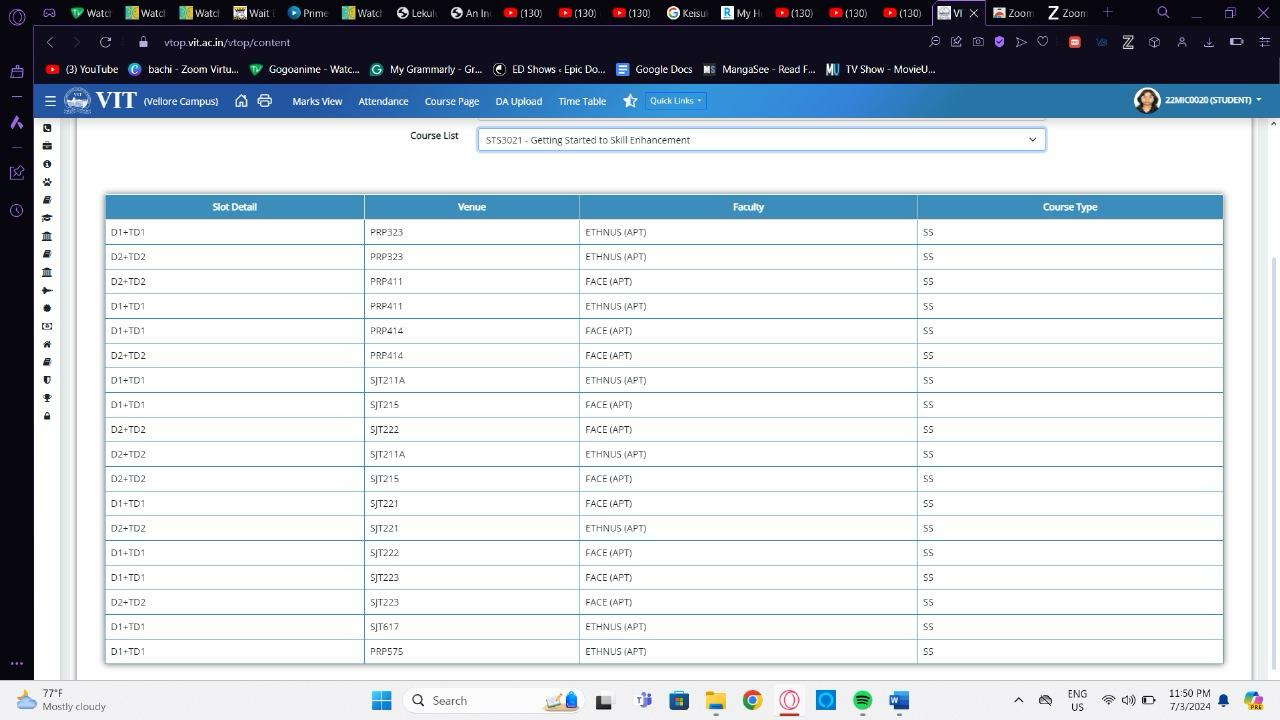
#> input picture backend/uploads/19.jpg, 1280 x 720 px, found by its file name
$ python utils.py
#> lines starting #> are read from the running program, lines starting #| are printed output that depends on the picture; after the words box and inside, x2 and y2 are one past the last pixel; in counts of white or black regions, pixels touching at a corner belong together
from dotenv import load_dotenv
import google.generativeai as genai
from PIL import Image, ImageEnhance
import textwrap
import os
import json
from pathlib import Path
import cv2
import numpy as np

TEMPLATE_IMAGE = Path("./assets/template.jpg")
OUTPUT_DIR = Path("./outputs")
INBETWEENS = Path("./assets/inbetweens")
HIGH_CONTRAST_FACTOR = 2.0

class TextExtraction:
    def __init__(self, image_path: str):
#> called with image_path = '.\\images\\19.jpg'
        self.image_path = Path(image_path)
        self.image = cv2.imread(str(self.image_path))
#> self.image is the input picture: shape (720, 1280, 3); mean B, G, R 212.1, 206.2, 199.6
        self.gray = cv2.cvtColor(self.image, cv2.COLOR_BGR2GRAY)
        self.height, self.width = self.image.shape[:2]
#> self.height = 720; self.width = 1280
        self.template = cv2.imread(str(TEMPLATE_IMAGE), 0)
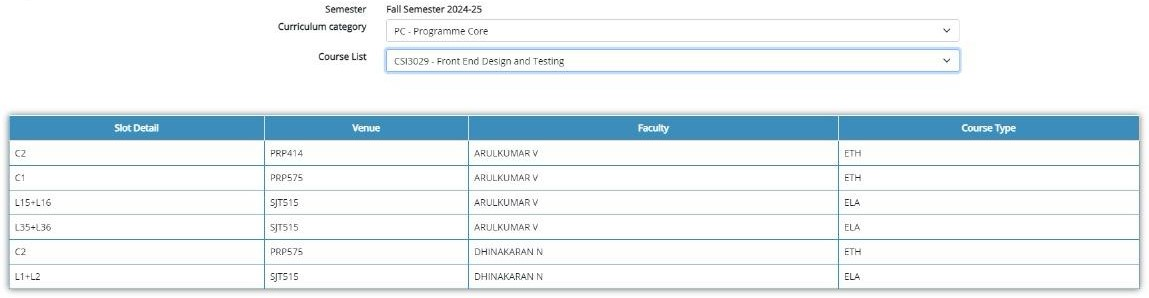
#> input picture core/assets/template.jpg, 1149 x 298 px
#> self.template: shape (298, 1149); min 2, max 255, mean 237.9
        self.matched_crop = self.template_matching()
        self.contoured, self.contoured_path = self.contour_matching()
        self.optimized = self.increase_contrast()

        self.setup_genai()
        self.text = self.extract()
        self.post_process()
        self.clean_up()

    def setup_genai(self):
        """Setup GenAI with API key and configuration."""
        load_dotenv()
        genai.configure(api_key=os.getenv("api_key"))
        self.genai_image = genai.upload_file(self.optimized)
        self.model = genai.GenerativeModel("gemini-1.5-pro-latest", tools=self.tools())

    def template_matching(self):
        """Perform template matching to find the crop area."""
        result = cv2.matchTemplate(self.gray, self.template, cv2.TM_CCOEFF_NORMED)
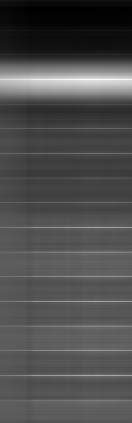
#> result: shape (423, 132) float32; min -0.242, max 0.442, mean -0.031; drawn with min black and max white
        min_val, max_val, min_loc, max_loc = cv2.minMaxLoc(result)
#> min_val = -0.242; max_val = 0.442; min_loc = (61, 8); max_loc = (100, 79)
        template_h, template_w = self.template.shape[:2]
#> template_h = 298; template_w = 1149
        top_left = max_loc
#> top_left = (100, 79)
        bottom_right = (top_left[0] + template_w, self.height - 1)
#> bottom_right = (1249, 719)
        matched_crop = self.image[top_left[1]:bottom_right[1], top_left[0]:bottom_right[0]]
        return matched_crop

    def contour_matching(self):
        """Find and save contours in the cropped image."""
        gray = cv2.cvtColor(self.matched_crop, cv2.COLOR_BGR2GRAY)
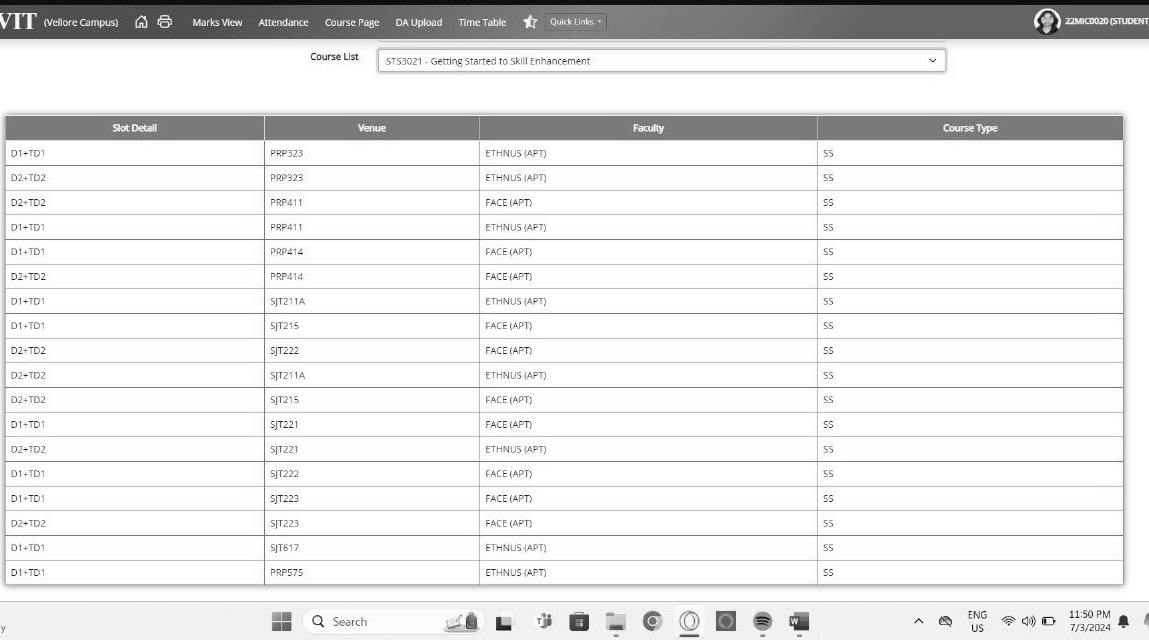
#> gray: shape (640, 1149); min 0, max 255, mean 232.7
        thresh = cv2.adaptiveThreshold(gray, 255, cv2.ADAPTIVE_THRESH_GAUSSIAN_C, cv2.THRESH_BINARY_INV, 15, 2)
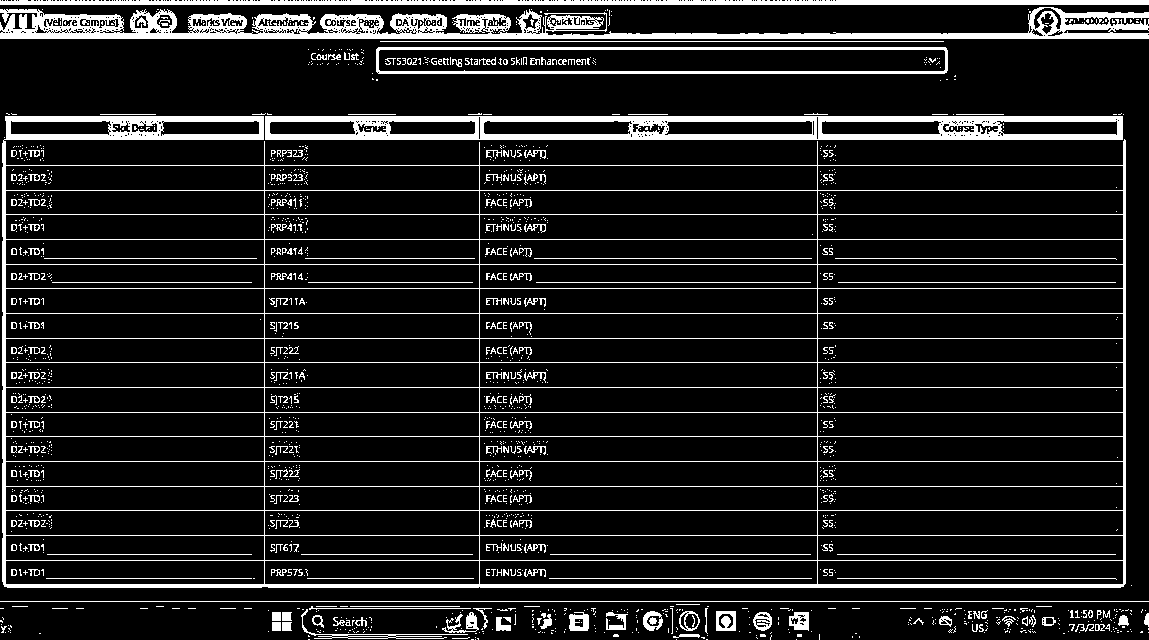
#> thresh: shape (640, 1149); 11.9% white; 1831 white regions (1620 under 20 px), largest, box (x1, y1, x2, y2) and area: (2, 116, 1126, 588) 31357, (0, 7, 1149, 39) 14860, (265, 116, 1123, 140) 11533
        horizontal_kernel = cv2.getStructuringElement(cv2.MORPH_RECT, (40, 1))
        horizontal_lines = cv2.morphologyEx(thresh, cv2.MORPH_OPEN, horizontal_kernel, iterations=2)
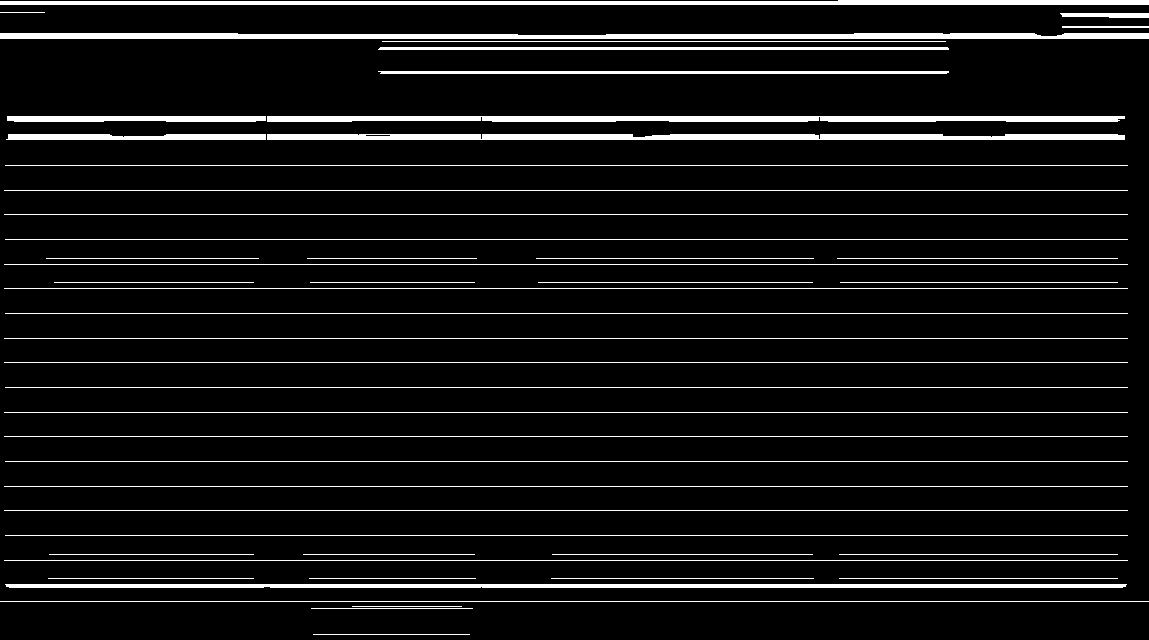
#> horizontal_lines: shape (640, 1149); 7.8% white; 50 white regions
        contours, _ = cv2.findContours(horizontal_lines, cv2.RETR_EXTERNAL, cv2.CHAIN_APPROX_SIMPLE)
#> contours = 50 contours, 39 with area under 20; largest, box (x1, y1, x2, y2) and area: (0, 33, 1149, 39) 4959, (267, 134, 1125, 140) 4061, (267, 116, 1125, 122) 3968, (0, 0, 1149, 5) 3754, (5, 584, 1127, 588) 3346
        greater = []
        height, width = self.matched_crop.shape[:2]
#> height = 640; width = 1149

        for contour in contours:
            x, y, w, h = cv2.boundingRect(contour)
            if w == width:
                greater.append((x, y))
#> this loop made 50 passes
#> (contour, x, y, w, h) on passes 1, 2, 3, 4, 6, 7, 8, 9, 10, 11, 12, 13: ([[313, 634], [469, 634]], 313, 634, 157, 1), ([[311, 608], [472, 608]], 311, 608, 162, 1), ([[352, 606], [461, 606]], 352, 606, 110, 1), ([[0, 601], [1148, 601]], 0, 601, 1149, 1), ([[839, 578], [1117, 578]], 839, 578, 279, 1), ([[551, 578], [813, 578]], 551, 578, 263, 1), ([[309, 578], [475, 578]], 309, 578, 167, 1), ([[48, 578], [253, 578]], 48, 578, 206, 1), ([[4, 560], [1127, 560]], 4, 560, 1124, 1), ([[839, 554], [1117, 554]], 839, 554, 279, 1), ([[552, 554], [812, 554]], 552, 554, 261, 1), ([[303, 554], [474, 554]], 303, 554, 172, 1)
#> (x, y, w, h) on passes 5, 39, 40, 41, 42, 43: (5, 584, 1122, 4), (267, 134, 858, 6), (6, 134, 260, 6), (267, 116, 858, 6), (7, 116, 259, 6), (378, 71, 571, 3)
#> after the loop, greater = [(0, 601), (0, 33), (0, 0)]

        contoured = self.matched_crop[0:max(greater)[1], 0:self.width]
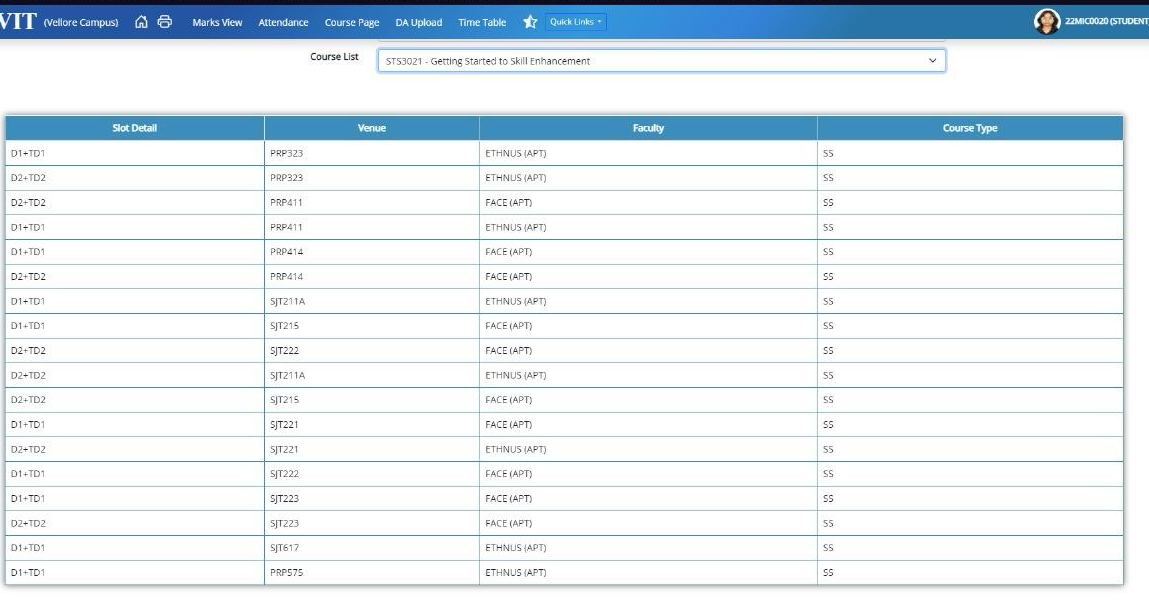
#> contoured: shape (601, 1149, 3); mean B, G, R 240.1, 234.9, 226.2
#> in __init__, `self.contoured, self.contoured_path = self.contour_matching()`: self.contoured_path = 'assets/inbetweens/contoured.jpg'
        contoured_path = INBETWEENS/ "contoured.jpg"
        cv2.imwrite(str(contoured_path), contoured)
        print(contoured_path)
        return contoured, str(contoured_path)

    def increase_contrast(self):
        """Enhance the contrast of the contoured image."""
        image = Image.open(self.contoured_path)
        image = image.convert('L')
#> image: PIL image 1149x601 L
        enhancer = ImageEnhance.Contrast(image)
        enhanced_image = enhancer.enhance(HIGH_CONTRAST_FACTOR)
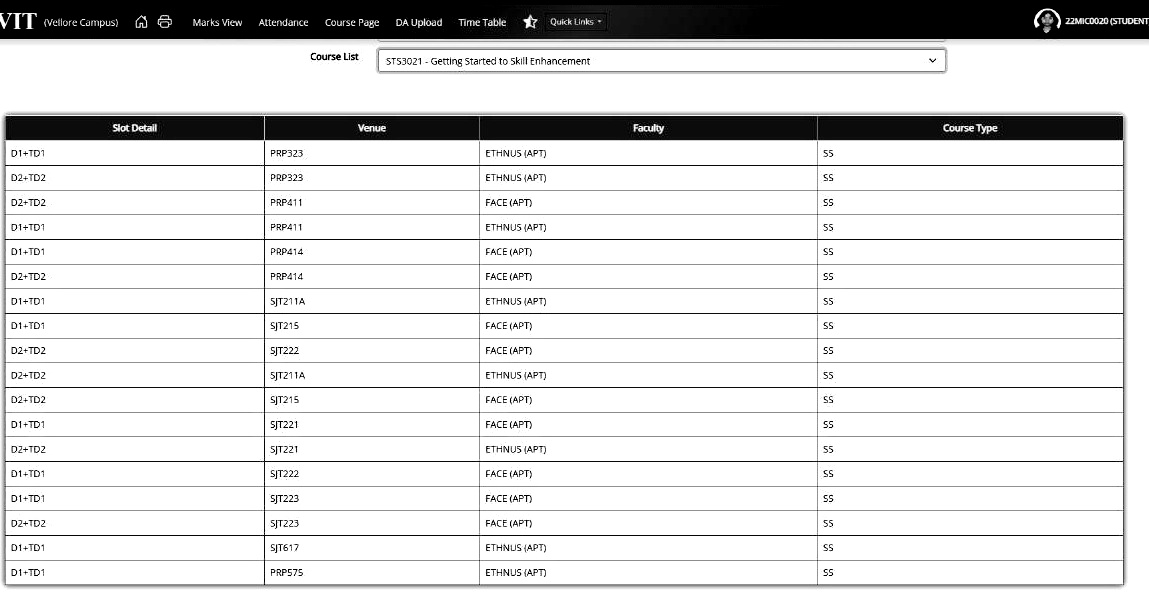
#> enhanced_image: PIL image 1149x601 L; min 0, max 255, mean 220.8
        output_path = INBETWEENS / "high_contrast_image.png"
        enhanced_image.save(str(output_path))
        print(output_path)
        return str(output_path)

    def extract(self):
        """Extract text from the image using GenAI."""
        result = self.model.generate_content([
            self.genai_image,
            "Extract information from the image"],
            tool_config={'function_calling_config': 'ANY'}
        )
        fc = result.candidates[0].content.parts[0].function_call
#> (the run stopped early here; a loop or call above may not have finished)
